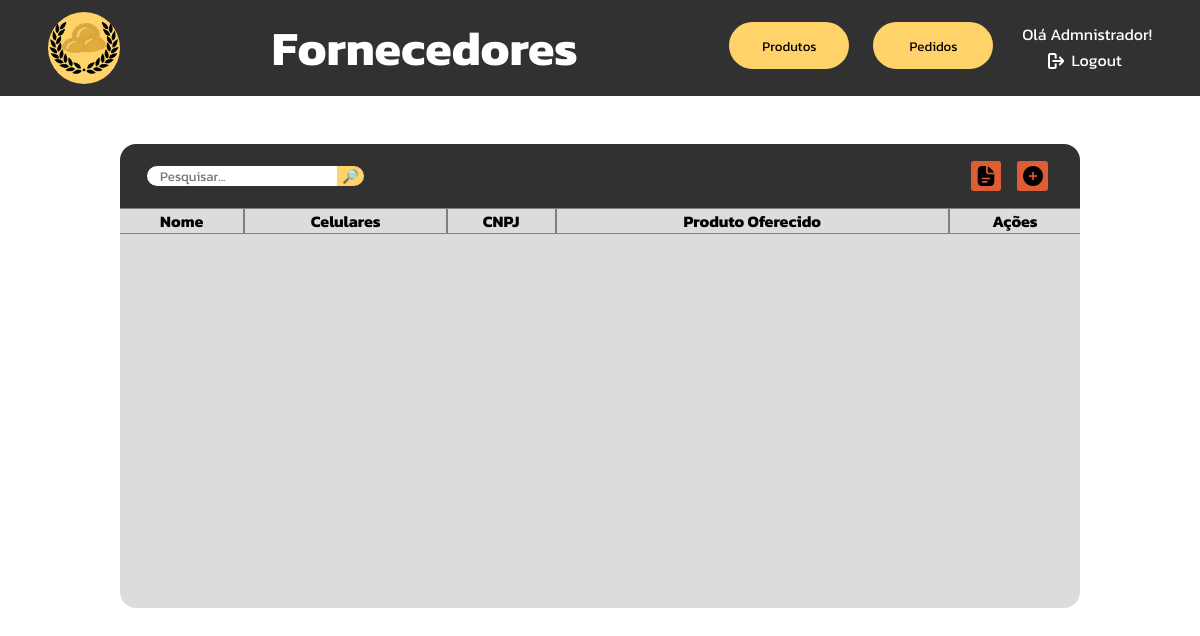
/php/tabelaFornecedores.php (signed in), run on an earlier commit of the app's database.
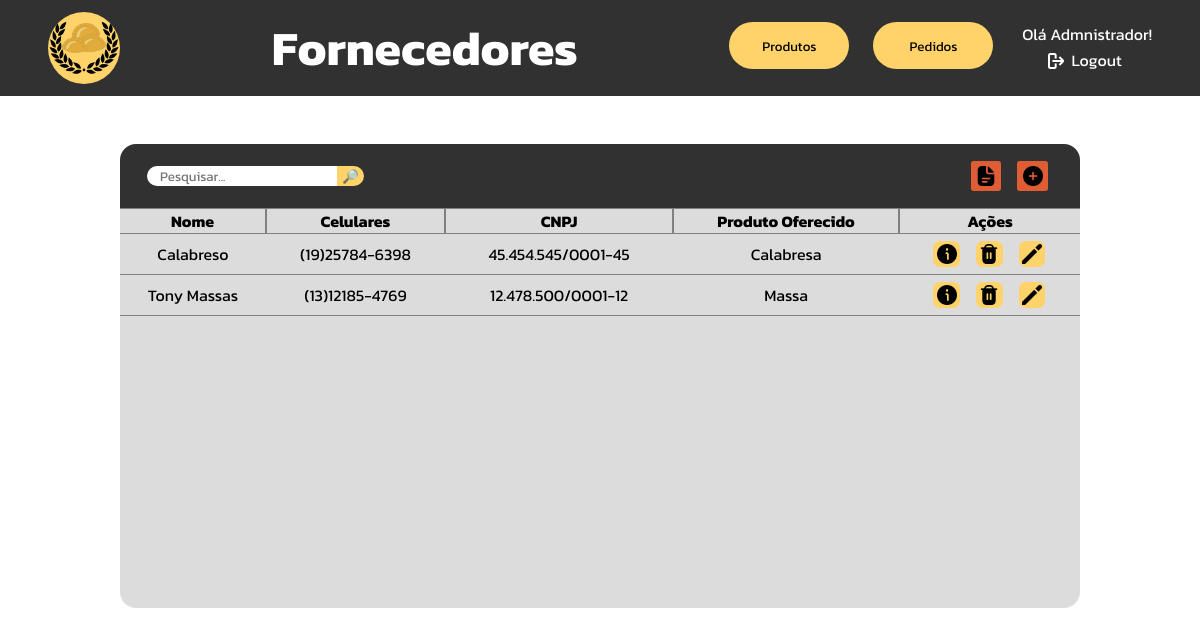
And on a later commit of the database.
### tables this page shows
CREATE TABLE `fornecedores` (
  `id_fornecedor` int(11) NOT NULL,
  `nome` varchar(50) NOT NULL,
  `celular1` varchar(14) NOT NULL,
  `celular2` varchar(14) DEFAULT NULL,
  `email` varchar(100) NOT NULL,
  `endereco` varchar(150) NOT NULL,
  `cnpj` varchar(18) NOT NULL,
  `descricao` text DEFAULT NULL,
  `ramo_atividade` varchar(100) NOT NULL,
  `produto_oferecido` varchar(100) NOT NULL
);

CREATE TABLE `estoque` (
  `id_item` int(11) NOT NULL,
  `nome_item` varchar(50) NOT NULL,
  `data_vencimento` date NOT NULL,
  `valor_custo` decimal(10,2) NOT NULL,
  `unidade_medida` varchar(2) NOT NULL,
  `qtd` int(11) NOT NULL,
  `qtd_padrao` int(11) NOT NULL
);

### php/tabelaFornecedores.php (the view, shortened to what this page needs)
<?php
    function table($search){
        include "utilities/mysql_connect.php";
        $query = mysqli_query($connection, "select nome, celular1, celular2, cnpj, produto_oferecido, id_fornecedor from fornecedores where nome like \"%$search%\";");
        while($output = mysqli_fetch_array($query)){
            $produto = mysqli_fetch_array(mysqli_query($connection, "select nome_item from estoque where id_item=$output[4]"))[0];
            echo"<tr class='normal-row'>";
            echo"<td>$output[0]</td>";
            echo"<td>
                <div>$output[1]</div>
                <div>$output[2]</div>
            </td>";
            echo"<td>$output[3]</td>";
            echo"<td>$produto</td>";
            echo"<td><div style='display: flex; justify-content: center; gap: 1em;'>";
            echo"<form action='tabelaFornecedores.php' method='post'><input type='hidden' name='id_info' value='$output[5]'><button name='get_info' type='submit'><img src='../images/icons/info.png'></button></form>";
            echo"<form action='tabelaFornecedores.php' method='post'><input type='hidden' name='id_delete-confirmar' value='$output[5]'><button name='delete' type='submit'><img src='../images/icons/delete.png'></button></form>";
            echo"<form action='tabelaFornecedores.php' method='post'><input type='hidden' name='id_edit' value='$output[5]'><button name='edit' type='submit'><img src='../images/icons/edit.png'></button></form>";
            echo"</div></td></tr>";
        }
    }
?>
<!DOCTYPE html>
<html lang="pt-br">
<head>
    <link rel="stylesheet" href="../css/tabelaFornecedores.css">
</head>
<body>
    <div class="navbar">
        <a href="adm_dashboard.php">
        <div class="logo"></div>
        </a>
        <h1>Fornecedores</h1>
        <div class="menu">
            <a href="tabelaProdutos.php"><button>Produtos</button></a>
            <button>Pedidos</button>
            <div class="user-area">
                <?php
                    $username = $_SESSION['username'];
                    echo"<p>Olá $username!</p>";
                ?>
                <a href="sessionEnded.php"><div class="logout"><img src="../images/icons/logout.png"><p>Logout</p></div></a>
            </div>
        </div>
    </div>
    <div class="center">
        <div class="table-header">
            <form action="tabelaFornecedores.php" method="post" id="searchbox">
                <input type="text" placeholder="Pesquisar..." name="search" id="searchbar">
                <input type="submit" value="🔎︎">
            </form>
            <div id="menu">
                <button onclick=""><img src="../images/icons/report.png"></button>
                <form action="tabelaFornecedores.php" method="post">
                    <button><img src="../images/icons/plus.png"></button>
                </form>
            </div>
        </div>
        <div class="table-holder">
            <table>
                <tr style="position: sticky; top: 0; background-color: #dcdcdc;">
                    <th style="border-left: none;">Nome</th>
                    <th>Celulares</th>
                    <th>CNPJ</th>
                    <th>Produto Oferecido</th>
                    <th style="border-right: none;">Ações</th>
                </tr>
                <?php
                    if($_SERVER['REQUEST_METHOD'] === 'POST' && isset($_POST['search'])){
                        $search = $_POST['search'];
                        table($search);
                        echo "<script>
                                document.getElementById('searchbar').value='$search'
                                document.getElementById('close-search').style.display = 'block'
                            </script>";
                    }else{
                        table("");
                    }
                ?>
            </table>
        </div>
    </div>
</body>
</html>

What changed in the data, as far as the page shows it:
added fornecedores: nome "Calabreso", celular1 "(19)25784-6398", cnpj "45.454.545/0001-45", produto_oferecido.nome_item "Calabresa"
added fornecedores: nome "Tony Massas", celular1 "(13)12185-4769", cnpj "12.478.500/0001-12", produto_oferecido.nome_item "Massa"
